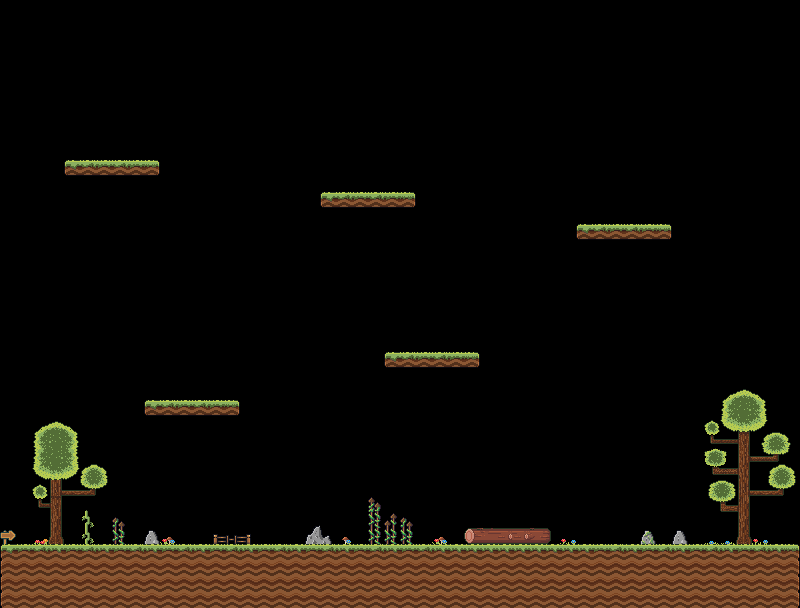

A level layout from a 2D game, rendered from its tile map. Below: a short description, then the map file with its tile-grid data intact:
An orthogonal 50x38 tile map with 16x16 px tiles, 1 tile layer (Ground).

<map version="1.10" tiledversion="1.10.2" orientation="orthogonal" renderorder="right-down" width="50" height="38" tilewidth="16" tileheight="16" infinite="0" nextlayerid="2" nextobjectid="1">
 <editorsettings>
  <export format="tmx" />
 </editorsettings>
 <tileset firstgid="1" source="./tileset.tsx" />
 <layer id="1" name="Ground" width="50" height="38">
  <data encoding="csv">
0,0,0,0,0,0,0,0,0,0,0,0,0,0,0,0,0,0,0,0,0,0,0,0,0,0,0,0,0,0,0,0,0,0,0,0,0,0,0,0,0,0,0,0,0,0,0,0,0,0,
0,0,0,0,0,0,0,0,0,0,0,0,0,0,0,0,0,0,0,0,0,0,0,0,0,0,0,0,0,0,0,0,0,0,0,0,0,0,0,0,0,0,0,0,0,0,0,0,0,0,
0,0,0,0,0,0,0,0,0,0,0,0,0,0,0,0,0,0,0,0,0,0,0,0,0,0,0,0,0,0,0,0,0,0,0,0,0,0,0,0,0,0,0,0,0,0,0,0,0,0,
0,0,0,0,0,0,0,0,0,0,0,0,0,0,0,0,0,0,0,0,0,0,0,0,0,0,0,0,0,0,0,0,0,0,0,0,0,0,0,0,0,0,0,0,0,0,0,0,0,0,
0,0,0,0,0,0,0,0,0,0,0,0,0,0,0,0,0,0,0,0,0,0,0,0,0,0,0,0,0,0,0,0,0,0,0,0,0,0,0,0,0,0,0,0,0,0,0,0,0,0,
0,0,0,0,0,0,0,0,0,0,0,0,0,0,0,0,0,0,0,0,0,0,0,0,0,0,0,0,0,0,0,0,0,0,0,0,0,0,0,0,0,0,0,0,0,0,0,0,0,0,
0,0,0,0,0,0,0,0,0,0,0,0,0,0,0,0,0,0,0,0,0,0,0,0,0,0,0,0,0,0,0,0,0,0,0,0,0,0,0,0,0,0,0,0,0,0,0,0,0,0,
0,0,0,0,0,0,0,0,0,0,0,0,0,0,0,0,0,0,0,0,0,0,0,0,0,0,0,0,0,0,0,0,0,0,0,0,0,0,0,0,0,0,0,0,0,0,0,0,0,0,
0,0,0,0,0,0,0,0,0,0,0,0,0,0,0,0,0,0,0,0,0,0,0,0,0,0,0,0,0,0,0,0,0,0,0,0,0,0,0,0,0,0,0,0,0,0,0,0,0,0,
0,0,0,0,0,0,0,0,0,0,0,0,0,0,0,0,0,0,0,0,0,0,0,0,0,0,0,0,0,0,0,0,0,0,0,0,0,0,0,0,0,0,0,0,0,0,0,0,0,0,
0,0,0,0,34,35,36,35,36,37,0,0,0,0,0,0,0,0,0,0,0,0,0,0,0,0,0,0,0,0,0,0,0,0,0,0,0,0,0,0,0,0,0,0,0,0,0,0,0,0,
0,0,0,0,0,0,0,0,0,0,0,0,0,0,0,0,0,0,0,0,0,0,0,0,0,0,0,0,0,0,0,0,0,0,0,0,0,0,0,0,0,0,0,0,0,0,0,0,0,0,
0,0,0,0,0,0,0,0,0,0,0,0,0,0,0,0,0,0,0,0,34,35,36,35,36,37,0,0,0,0,0,0,0,0,0,0,0,0,0,0,0,0,0,0,0,0,0,0,0,0,
0,0,0,0,0,0,0,0,0,0,0,0,0,0,0,0,0,0,0,0,0,0,0,0,0,0,0,0,0,0,0,0,0,0,0,0,0,0,0,0,0,0,0,0,0,0,0,0,0,0,
0,0,0,0,0,0,0,0,0,0,0,0,0,0,0,0,0,0,0,0,0,0,0,0,0,0,0,0,0,0,0,0,0,0,0,0,34,35,36,35,36,37,0,0,0,0,0,0,0,0,
0,0,0,0,0,0,0,0,0,0,0,0,0,0,0,0,0,0,0,0,0,0,0,0,0,0,0,0,0,0,0,0,0,0,0,0,0,0,0,0,0,0,0,0,0,0,0,0,0,0,
0,0,0,0,0,0,0,0,0,0,0,0,0,0,0,0,0,0,0,0,0,0,0,0,0,0,0,0,0,0,0,0,0,0,0,0,0,0,0,0,0,0,0,0,0,0,0,0,0,0,
0,0,0,0,0,0,0,0,0,0,0,0,0,0,0,0,0,0,0,0,0,0,0,0,0,0,0,0,0,0,0,0,0,0,0,0,0,0,0,0,0,0,0,0,0,0,0,0,0,0,
0,0,0,0,0,0,0,0,0,0,0,0,0,0,0,0,0,0,0,0,0,0,0,0,0,0,0,0,0,0,0,0,0,0,0,0,0,0,0,0,0,0,0,0,0,0,0,0,0,0,
0,0,0,0,0,0,0,0,0,0,0,0,0,0,0,0,0,0,0,0,0,0,0,0,0,0,0,0,0,0,0,0,0,0,0,0,0,0,0,0,0,0,0,0,0,0,0,0,0,0,
0,0,0,0,0,0,0,0,0,0,0,0,0,0,0,0,0,0,0,0,0,0,0,0,0,0,0,0,0,0,0,0,0,0,0,0,0,0,0,0,0,0,0,0,0,0,0,0,0,0,
0,0,0,0,0,0,0,0,0,0,0,0,0,0,0,0,0,0,0,0,0,0,0,0,0,0,0,0,0,0,0,0,0,0,0,0,0,0,0,0,0,0,0,0,0,0,0,0,0,0,
0,0,0,0,0,0,0,0,0,0,0,0,0,0,0,0,0,0,0,0,0,0,0,0,34,35,36,35,36,37,0,0,0,0,0,0,0,0,0,0,0,0,0,0,0,0,0,0,0,0,
0,0,0,0,0,0,0,0,0,0,0,0,0,0,0,0,0,0,0,0,0,0,0,0,0,0,0,0,0,0,0,0,0,0,0,0,0,0,0,0,0,0,0,0,0,0,0,0,0,0,
0,0,0,0,0,0,0,0,0,0,0,0,0,0,0,0,0,0,0,0,0,0,0,0,0,0,0,0,0,0,0,0,0,0,0,0,0,0,0,0,0,0,0,0,163,164,165,166,167,168,
0,0,0,0,0,0,0,0,0,34,35,36,35,36,37,0,0,0,0,0,0,0,0,0,0,0,0,0,0,0,0,0,0,0,0,0,0,0,0,0,0,0,0,0,186,187,188,189,190,191,
0,215,216,217,218,219,220,0,0,0,0,0,0,0,0,0,0,0,0,0,0,0,0,0,0,0,0,0,0,0,0,0,0,0,0,0,0,0,0,0,0,0,0,0,209,210,211,212,213,214,
0,238,239,240,241,242,242,0,0,0,0,0,0,0,0,0,0,0,0,0,0,0,0,0,0,0,0,0,0,0,0,0,0,0,0,0,0,0,0,0,0,0,0,0,232,233,234,235,236,237,
0,261,262,263,264,265,266,0,0,0,0,0,0,0,0,0,0,0,0,0,0,0,0,0,0,0,0,0,0,0,0,0,0,0,0,0,0,0,0,0,0,0,0,0,255,256,257,258,259,260,
0,284,285,286,287,288,289,0,0,0,0,0,0,0,0,0,0,0,0,0,0,0,0,0,0,0,0,0,0,0,0,0,0,0,0,0,0,0,0,0,0,0,0,0,278,279,280,281,282,283,
0,307,308,309,310,311,312,0,0,0,0,0,0,0,0,0,0,0,0,0,0,0,0,0,0,0,0,0,0,0,0,0,0,0,0,0,0,0,0,0,0,0,0,0,301,302,303,304,305,306,
0,330,331,332,333,334,335,0,0,0,0,0,0,0,0,0,0,0,0,0,0,0,0,416,0,0,0,0,0,0,0,0,0,0,0,0,0,0,0,0,0,0,0,0,324,325,326,327,328,329,
0,242,354,355,356,357,358,418,0,0,0,0,0,0,0,0,0,0,0,156,0,0,0,439,417,418,0,0,0,0,0,0,0,0,0,0,0,0,0,0,0,0,0,0,347,348,349,350,0,352,
353,376,62,378,379,380,381,441,0,131,86,0,0,158,159,2147483806,0,0,0,179,180,64,0,439,440,441,0,86,0,226,227,228,228,229,230,41,0,0,0,0,133,0,131,0,40,40,372,41,374,0,
25,26,27,28,26,27,28,26,27,28,26,27,28,26,27,28,26,27,28,26,27,28,26,27,28,26,27,28,28,28,28,28,28,28,28,28,28,26,27,28,26,27,28,26,27,28,26,27,28,29,
48,51,51,51,51,51,51,51,51,51,51,51,51,51,51,51,51,51,51,51,51,51,51,51,51,51,51,50,50,50,50,50,50,50,50,50,51,51,51,51,51,51,51,51,51,51,51,51,51,121,
48,51,51,51,51,51,51,51,51,51,51,51,51,51,51,51,51,51,51,51,51,51,51,51,51,51,51,50,50,50,50,50,50,50,50,50,50,50,51,51,51,51,51,51,51,51,51,51,51,121,
48,50,50,51,49,50,51,49,49,49,49,49,49,49,49,49,49,49,49,49,49,49,49,49,49,49,49,49,50,50,50,50,50,50,50,50,50,50,49,49,49,49,49,49,49,49,49,49,50,52
</data>
 </layer>
</map>